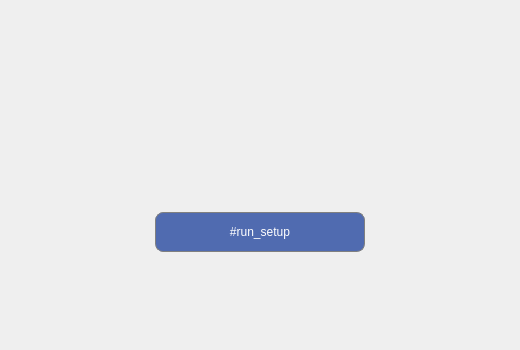
<?xml version="1.0" encoding="UTF-8"?>
<ui version="4.0">
 <class>WelcomeWizardPage</class>
 <widget class="QFrame" name="WelcomeWizardPage">
  <property name="geometry">
   <rect>
    <x>0</x>
    <y>0</y>
    <width>520</width>
    <height>350</height>
   </rect>
  </property>
  <property name="styleSheet">
   <string notr="true">QFrame#welcomeWizardWindow
{
	background-color: white;
}
QLabel#lblAppVersionTitle
{
color: blue;
}
QLabel#lblAppVersion
{
color: blue;
}

QPushButton
{
	border: 1px solid gray;
    border-radius: 8px;
	padding: 12px;
	color: white;
	background-color: rgba(80, 107, 176);
}

QPushButton:disabled
{
	color: gray;
	background-color: lightgray;
}

QPushButton:pressed 
{
	background-color: rgba(98, 141, 191);
}</string>
  </property>
  <layout class="QVBoxLayout" name="verticalLayout">
   <item>
    <spacer name="verticalSpacer_2">
     <property name="orientation">
      <enum>Qt::Vertical</enum>
     </property>
     <property name="sizeHint" stdset="0">
      <size>
       <width>20</width>
       <height>108</height>
      </size>
     </property>
    </spacer>
   </item>
   <item>
    <layout class="QHBoxLayout" name="horizontalLayout_2">
     <item>
      <spacer name="horizontalSpacer_3">
       <property name="orientation">
        <enum>Qt::Horizontal</enum>
       </property>
       <property name="sizeHint" stdset="0">
        <size>
         <width>40</width>
         <height>20</height>
        </size>
       </property>
      </spacer>
     </item>
     <item>
      <widget class="QLabel" name="lbLogo">
       <property name="text">
        <string notr="true"/>
       </property>
       <property name="pixmap">
        <pixmap resource="../../GUI/Resources/Resources.qrc">:/Images/logo.png</pixmap>
       </property>
      </widget>
     </item>
     <item>
      <spacer name="horizontalSpacer_4">
       <property name="orientation">
        <enum>Qt::Horizontal</enum>
       </property>
       <property name="sizeHint" stdset="0">
        <size>
         <width>40</width>
         <height>20</height>
        </size>
       </property>
      </spacer>
     </item>
    </layout>
   </item>
   <item>
    <spacer name="verticalSpacer">
     <property name="orientation">
      <enum>Qt::Vertical</enum>
     </property>
     <property name="sizeHint" stdset="0">
      <size>
       <width>20</width>
       <height>109</height>
      </size>
     </property>
    </spacer>
   </item>
   <item>
    <layout class="QHBoxLayout" name="horizontalLayout">
     <item>
      <spacer name="horizontalSpacer">
       <property name="orientation">
        <enum>Qt::Horizontal</enum>
       </property>
       <property name="sizeHint" stdset="0">
        <size>
         <width>40</width>
         <height>20</height>
        </size>
       </property>
      </spacer>
     </item>
     <item>
      <spacer name="horizontalSpacer_5">
       <property name="orientation">
        <enum>Qt::Horizontal</enum>
       </property>
       <property name="sizeType">
        <enum>QSizePolicy::Fixed</enum>
       </property>
       <property name="sizeHint" stdset="0">
        <size>
         <width>0</width>
         <height>20</height>
        </size>
       </property>
      </spacer>
     </item>
     <item>
      <widget class="QPushButton" name="btnSetup">
       <property name="minimumSize">
        <size>
         <width>210</width>
         <height>40</height>
        </size>
       </property>
       <property name="maximumSize">
        <size>
         <width>210</width>
         <height>40</height>
        </size>
       </property>
       <property name="text">
        <string>#run_setup</string>
       </property>
      </widget>
     </item>
     <item>
      <spacer name="horizontalSpacer_2">
       <property name="orientation">
        <enum>Qt::Horizontal</enum>
       </property>
       <property name="sizeHint" stdset="0">
        <size>
         <width>40</width>
         <height>20</height>
        </size>
       </property>
      </spacer>
     </item>
    </layout>
   </item>
   <item>
    <spacer name="verticalSpacer_3">
     <property name="orientation">
      <enum>Qt::Vertical</enum>
     </property>
     <property name="sizeHint" stdset="0">
      <size>
       <width>20</width>
       <height>108</height>
      </size>
     </property>
    </spacer>
   </item>
  </layout>
 </widget>
 <resources>
  <include location="../../GUI/Resources/Resources.qrc"/>
  <include location="../../GUI/Resources/Resources.qrc"/>
  <include location="../../GUI/Resources/Resources.qrc"/>
  <include location="../../GUI/Resources/Resources.qrc"/>
  <include location="../../GUI/Resources/Resources.qrc"/>
 </resources>
 <connections/>
</ui>
